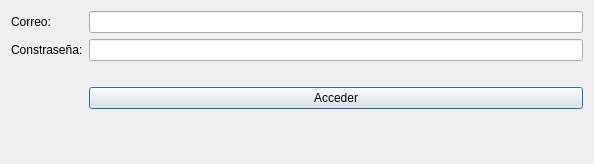
<?xml version="1.0" encoding="UTF-8"?>
<ui version="4.0">
 <class>VentanaUiLogi</class>
 <widget class="QDialog" name="VentanaUiLogi">
  <property name="geometry">
   <rect>
    <x>0</x>
    <y>0</y>
    <width>594</width>
    <height>164</height>
   </rect>
  </property>
  <property name="windowTitle">
   <string>Iniciar Sesion</string>
  </property>
  <layout class="QVBoxLayout" name="verticalLayout">
   <item>
    <layout class="QFormLayout" name="formLayout">
     <item row="0" column="0">
      <widget class="QLabel" name="label">
       <property name="text">
        <string>Correo:</string>
       </property>
      </widget>
     </item>
     <item row="0" column="1">
      <widget class="QLineEdit" name="txtUsuario"/>
     </item>
     <item row="4" column="0">
      <widget class="QLabel" name="label_2">
       <property name="text">
        <string>Constraseña:</string>
       </property>
      </widget>
     </item>
     <item row="4" column="1">
      <widget class="QLineEdit" name="txtpass">
       <property name="echoMode">
        <enum>QLineEdit::Password</enum>
       </property>
      </widget>
     </item>
     <item row="5" column="1">
      <widget class="QLabel" name="mensajeError">
       <property name="text">
        <string/>
       </property>
       <property name="alignment">
        <set>Qt::AlignCenter</set>
       </property>
      </widget>
     </item>
     <item row="6" column="1">
      <widget class="QPushButton" name="btnAceptar">
       <property name="text">
        <string>Acceder</string>
       </property>
      </widget>
     </item>
    </layout>
   </item>
  </layout>
 </widget>
 <resources/>
 <connections/>
</ui>
